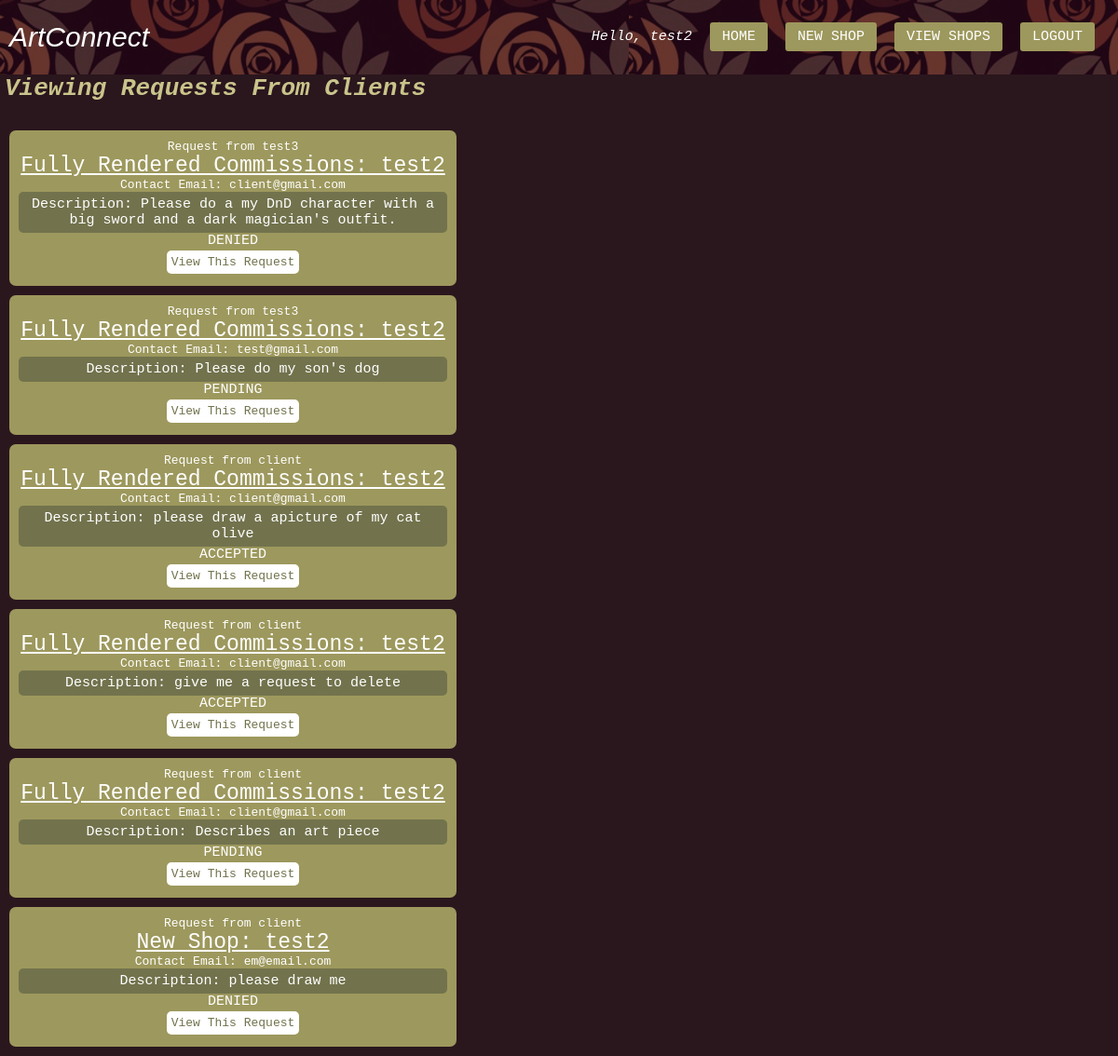
The page /artist/view-requests/ (signed in) on the database its author committed.
### app/models.py (models this page shows, shortened)
class Request(models.Model):
    ACCEPTED = [("Accepted", "Accepted"), ("Denied", "Denied"), ("Pending", "Pending")]
    shop = models.ForeignKey(Shop, on_delete=models.CASCADE)
    client = models.ForeignKey(Client, on_delete=models.CASCADE)
    contact_email = models.EmailField()
    description = models.TextField()
    accepted = models.TextField(choices=ACCEPTED, default=ACCEPTED[2])

class Client(models.Model):
    user = models.OneToOneField(User, on_delete=models.CASCADE)
    def __str__(self):
        return self.user.username

class Shop(models.Model):
    artist = models.ForeignKey("Artist", on_delete=models.CASCADE)
    title = models.CharField(max_length=50)
    description = models.CharField(max_length=200)
    turnover = models.CharField(max_length=50)
    base_price = models.FloatField()
    def __str__(self):
        return self.title + ": " + self.artist.user.username

class Artist(models.Model):
    user = models.OneToOneField(User, on_delete=models.CASCADE)

### app/decorators.py (the view)
        def wrapper_func(request, *args, **kwargs):
            group = "admin"
            if request.user.groups.exists():
                group = request.user.groups.all()[0].name
            if group in allowed_roles:
                return view_func(request, *args, **kwargs)
            else:
                return redirect("logout")

### app/models.py (called while the page is built)
def find_artist_by_user(user):
    try:
        return Artist.objects.get(user=user)
    except:
        return None

def find_shops_by_artist(artist):
    return list(artist.shop_set.all())

def find_requests_by_shop(shop):
    return list(shop.request_set.all())

def find_requests_by_artist(artist):
    requests = []
    shops = find_shops_by_artist(artist)
    for shop in shops:
        if find_requests_by_shop(shop) != []:
            requests.extend(find_requests_by_shop(shop))
    return requests

### app/templatetags/auth_extras.py (called while the page is built)
@register.filter(name='has_group')
def has_group(user, group_name):
    group = Group.objects.get(name=group_name)
    return True if group in user.groups.all() else False

### app/views.py (called while the page is built)
@login_required(login_url="login")
@allowed_users(allowed_roles="artist")
def viewRequestArtistView(request):
    artist = find_artist_by_user(request.user)
    requests = find_requests_by_artist(artist)
    context = {"requests": requests}
    return render(request, "artist/view-requests.html", context)

### app/templates/artist/view-requests.html (shortened to what this page needs)
{% extends 'navbar.html' %}
{% block content %}
<h1 class="nav-txt">Viewing Requests From Clients</h1>
{% for request in requests %}
<div class="shop-card">
<p>Request from {{request.client}}</p>
<p class="shop-name">{{request.shop}}</p>
    <p> Contact Email: {{request.contact_email}}</p>
    <p class="shop-desc"> Description: {{request.description}}</p>
    <p class="accepted">{{request.accepted}}</p>
    <a class="card-btm" href=" {% url 'artist-view-one-request' request.id %} ">View This Request</a>
</div>
    {% endfor %}
{% endblock content %}

### app/templates/navbar.html (shortened to what this page needs)
{% load static %}
{% load auth_extras %}
<!DOCTYPE html>
<html lang="en">
<head>
    <link rel="stylesheet" href=" {% static 'styles.css' %} ">
</head>
<body>
    <nav>
    <label>ArtConnect</label>
    <ul>
        {% if user.is_authenticated %}
        <li id="hello-msg">Hello, {{request.user}}</li>
        {% if request.user|has_group:"artist" %}
        {% if request.path != "/artist/home/" %}
        <li class="nav-btn"><a href="  {% url 'artist-home' %}">Home</a></li>
        {% endif %}
        {% if request.path != "/artist/add-shop/" %}
         <li class="nav-btn"><a href=" {% url 'artist-add-shop' %}">New Shop</a></li>
        {% endif %}
        {% if request.path != "/artist/view-shops/" %}
        <li class="nav-btn"><a href="  {% url 'artist-view-shops' %}">View Shops</a></li>
        {% endif %}
        {% endif %}
        <li class="nav-btn"><a href="{%url 'logout'%}">Logout</a></li>
        {% endif %}
    </ul>
</nav>
{% block content %}{% endblock content %}
</body>
</html>

### app/static/styles.css (style rules this page uses)
* { padding: 0; margin: 0; list-style: none; box-sizing: border-box; text-decoration: none; }
body { font-family: monospace; background-color: rgb(42, 22, 29); }
nav { background-image:url("images/flower-pattern.png"); background-color: rgb(109, 65, 80); background-blend-mode: multiply; color: white; height: 80px; width: 100%; font-size: 15px; font-weight: lighter; }
nav label { font-size: 30px; font-family:'Trebuchet MS', 'Lucida Sans Unicode', 'Lucida Grande', 'Lucida Sans', Arial, sans-serif; line-height: 80px; margin-left: 10px; font-style:italic; }
nav ul { float: right; margin-right: 20px; }
nav ul li { display: inline-block; line-height: 80px; margin: 0 5px; font-weight: lighter; }
nav ul li a { background-color: rgb(157, 152, 93); color: white; padding: 7px 13px; border-radius: 3px; text-transform: uppercase; }
#hello-msg { font-size: 15px; font-style: italic; }
.nav-txt { color:rgb(201, 196, 139); margin-left: 5px; font-style: italic; margin-bottom: 30px; display: block; }
.shop-card { width: 40%; background-color: rgb(157, 152, 93); color: white; padding: 10px; margin: 10px; border-radius: 7px; text-align: center; }
.shop-name { text-align: center; font-size: 23px; font-family:'Courier New', Courier, monospace; text-decoration: underline; }
.shop-desc { background-color: rgb(114, 115, 77); font-size: 15px; padding: 5px; border-radius: 5px; }
.card-btm { line-height: 30px; padding: 5px; border-radius: 5px; background-color: white; color:rgb(114, 115, 77); }
.accepted { font-size: 15px; text-transform: uppercase; font-variant: small-caps; }

### rows shown on the page
Request: client "test3", shop "Fully Rendered Commissions: test2", contact_email "client@gmail.com", description "Please do a my DnD character with a big sword and a dark magician's outfit.", accepted "DENIED"
Request: client "test3", shop "Fully Rendered Commissions: test2", contact_email "test@gmail.com", description "Please do my son's dog", accepted "PENDING"
Request: client "client", shop "Fully Rendered Commissions: test2", contact_email "client@gmail.com", description "please draw a apicture of my cat olive", accepted "ACCEPTED"
Request: client "client", shop "Fully Rendered Commissions: test2", contact_email "client@gmail.com", description "give me a request to delete", accepted "ACCEPTED"
Request: client "client", shop "Fully Rendered Commissions: test2", contact_email "client@gmail.com", description "Describes an art piece", accepted "PENDING"
Request: client "client", shop "New Shop: test2", contact_email "em@email.com", description "please draw me", accepted "DENIED"

### other values the page prints
{{ request.user }} "test2"
